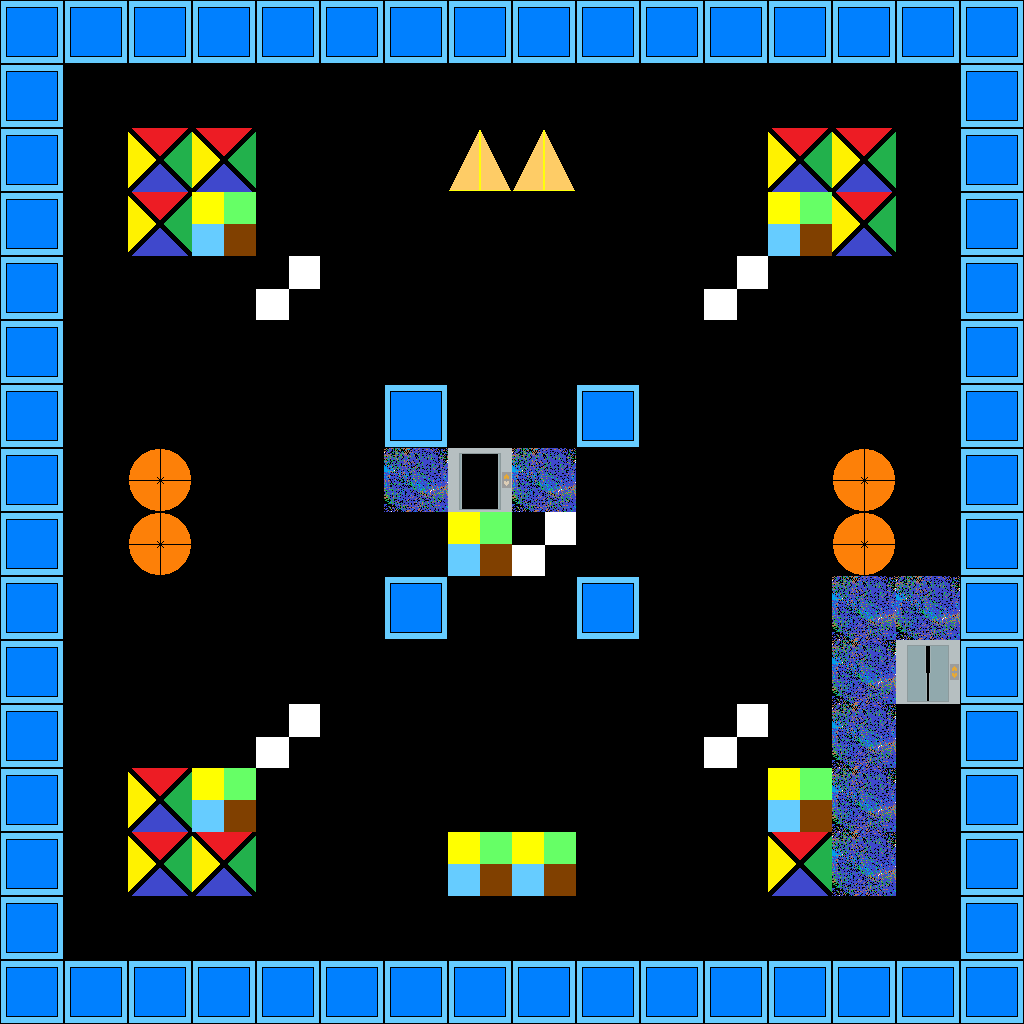

This is a level from a 2D game, rendered from its Tiled map with the project's own tilesets. A one-line summary and the complete map file follow:
An orthogonal 16x16 tile map with 64x64 px tiles, 2 tile layers (tiles, enemies), 2 tilesets.

<map version="1.5" tiledversion="1.7.2" orientation="orthogonal" renderorder="right-down" width="16" height="16" tilewidth="64" tileheight="64" infinite="0" nextlayerid="3" nextobjectid="1">
 <tileset firstgid="1" source="Tiles.tsx" />
 <tileset firstgid="10" source="Enemies.tsx" />
 <layer id="1" name="tiles" width="16" height="16">
  <data encoding="csv">
1,1,1,1,1,1,1,1,1,1,1,1,1,1,1,1,
1,0,0,0,0,0,0,0,0,0,0,0,0,0,0,1,
1,0,4,4,0,0,0,0,0,0,0,0,4,4,0,1,
1,0,4,2,0,0,0,0,0,0,0,0,2,4,0,1,
1,0,0,0,3,0,0,0,0,0,0,3,0,0,0,1,
1,0,0,0,0,0,0,0,0,0,0,0,0,0,0,1,
1,0,0,0,0,0,1,0,0,1,0,0,0,0,0,1,
1,0,0,0,0,0,5,6,5,0,0,0,0,0,0,1,
1,0,0,0,0,0,0,2,3,0,0,0,0,0,0,1,
1,0,0,0,0,0,1,0,0,1,0,0,0,5,5,1,
1,0,0,0,0,0,0,0,0,0,0,0,0,5,7,1,
1,0,0,0,3,0,0,0,0,0,0,3,0,5,0,1,
1,0,4,2,0,0,0,0,0,0,0,0,2,5,0,1,
1,0,4,4,0,0,0,2,2,0,0,0,4,5,0,1,
1,0,0,0,0,0,0,0,0,0,0,0,0,0,0,1,
1,1,1,1,1,1,1,1,1,1,1,1,1,1,1,1
</data>
 </layer>
 <layer id="2" name="enemies" width="16" height="16">
  <data encoding="csv">
0,0,0,0,0,0,0,0,0,0,0,0,0,0,0,0,
0,0,0,0,0,0,0,0,0,0,0,0,0,0,0,0,
0,0,0,0,0,0,0,10,10,0,0,0,0,0,0,0,
0,0,0,0,0,0,0,0,0,0,0,0,0,0,0,0,
0,0,0,0,0,0,0,0,0,0,0,0,0,0,0,0,
0,0,0,0,0,0,0,0,0,0,0,0,0,0,0,0,
0,0,0,0,0,0,0,0,0,0,0,0,0,0,0,0,
0,0,11,0,0,0,0,0,0,0,0,0,0,11,0,0,
0,0,11,0,0,0,0,0,0,0,0,0,0,11,0,0,
0,0,0,0,0,0,0,0,0,0,0,0,0,0,0,0,
0,0,0,0,0,0,0,0,0,0,0,0,0,0,0,0,
0,0,0,0,0,0,0,0,0,0,0,0,0,0,0,0,
0,0,0,0,0,0,0,0,0,0,0,0,0,0,0,0,
0,0,0,0,0,0,0,0,0,0,0,0,0,0,0,0,
0,0,0,0,0,0,0,0,0,0,0,0,0,0,0,0,
0,0,0,0,0,0,0,0,0,0,0,0,0,0,0,0
</data>
 </layer>
</map>
